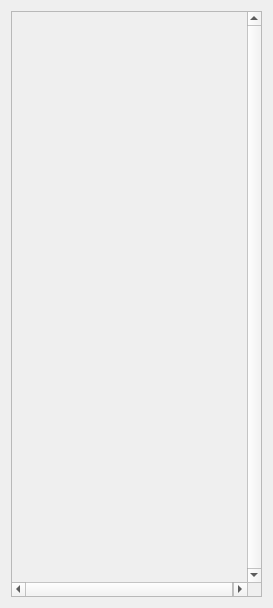
<?xml version="1.0" encoding="UTF-8"?>
<ui version="4.0">
 <class>qitemexetool</class>
 <widget class="QDockWidget" name="qitemexetool">
  <property name="geometry">
   <rect>
    <x>0</x>
    <y>0</y>
    <width>273</width>
    <height>608</height>
   </rect>
  </property>
  <property name="font">
   <font>
    <family>Microsoft Tai Le</family>
    <weight>75</weight>
    <bold>true</bold>
   </font>
  </property>
  <property name="floating">
   <bool>true</bool>
  </property>
  <property name="allowedAreas">
   <set>Qt::LeftDockWidgetArea|Qt::RightDockWidgetArea</set>
  </property>
  <property name="windowTitle">
   <string>qitemexetool</string>
  </property>
  <widget class="QWidget" name="widget">
   <layout class="QVBoxLayout" name="verticalLayout">
    <item>
     <widget class="QScrollArea" name="scrollArea">
      <property name="verticalScrollBarPolicy">
       <enum>Qt::ScrollBarAlwaysOn</enum>
      </property>
      <property name="widgetResizable">
       <bool>false</bool>
      </property>
      <widget class="QWidget" name="scrollAreaWidgetContents">
       <property name="geometry">
        <rect>
         <x>0</x>
         <y>0</y>
         <width>236</width>
         <height>530</height>
        </rect>
       </property>
      </widget>
     </widget>
    </item>
   </layout>
  </widget>
 </widget>
 <layoutdefault spacing="6" margin="11"/>
 <resources/>
 <connections/>
</ui>
